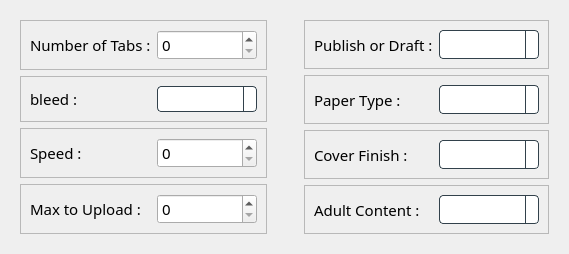
          <widget class="QFrame" name="Settings_Part">
           <property name="sizePolicy">
            <sizepolicy hsizetype="Preferred" vsizetype="Expanding">
             <horstretch>0</horstretch>
             <verstretch>0</verstretch>
            </sizepolicy>
           </property>
           <property name="styleSheet">
            <string notr="true">QComboBox {
  border: 1px solid #32414B;
  border-radius: 4px;
  selection-background-color: #1464A0;
  padding-left: 4px;
  padding-right: 36px;
  /* 4 + 16*2 See scrollbar size */
  /* Fixes #103, #111 */
  min-height: 1.5em;
  /* padding-top: 2px;     removed to fix #132 */
  /* padding-bottom: 2px;  removed to fix #132 */
  /* min-width: 75px;      removed to fix #109 */
  /* Needed to remove indicator - fix #132 */
}

QComboBox QAbstractItemView {
  border: 1px solid #32414B;
  border-radius: 0;
  background-color: #19232D;
  selection-background-color: #1464A0;
}

QComboBox QAbstractItemView:hover {
  background-color: #19232D;
  color: #F0F0F0;
}

QComboBox QAbstractItemView:selected {
  background: #1464A0;
  color: #32414B;
}

QComboBox QAbstractItemView:alternate {
  background: #19232D;
}

QComboBox:disabled {
  background-color: #19232D;
  color: #787878;
}

QComboBox:hover {
  border: 1px solid #148CD2;
}

QComboBox:focus {
  border: 1px solid #1464A0;
}

QComboBox:on {
  selection-background-color: #1464A0;
}

QComboBox::indicator {
  border: none;
  border-radius: 0;
  background-color: transparent;
  selection-background-color: transparent;
  color: transparent;
  selection-color: transparent;
  /* Needed to remove indicator - fix #132 */
}

QComboBox::indicator:alternate {
  background: #19232D;
}

QComboBox::item:alternate {
  background: #19232D;
}

QComboBox::item:checked {
  font-weight: bold;
}

QComboBox::item:selected {
  border: 0px solid transparent;
}

QComboBox::drop-down {
  subcontrol-origin: padding;
  subcontrol-position: top right;
  width: 12px;
  border-left: 1px solid #32414B;
}

QComboBox::down-arrow {
  image: url(&quot;:/qss_icons/rc/arrow_down_disabled.png&quot;);
  height: 8px;
  width: 8px;
}

QComboBox::down-arrow:on, QComboBox::down-arrow:hover, QComboBox::down-arrow:focus {
  image: url(&quot;:/qss_icons/rc/arrow_down.png&quot;);
}</string>
           </property>
           <property name="frameShape">
            <enum>QFrame::NoFrame</enum>
           </property>
           <property name="frameShadow">
            <enum>QFrame::Raised</enum>
           </property>
           <layout class="QHBoxLayout" name="horizontalLayout_10">
            <item>
             <widget class="QFrame" name="frame_2">
              <property name="sizePolicy">
               <sizepolicy hsizetype="Expanding" vsizetype="Preferred">
                <horstretch>0</horstretch>
                <verstretch>0</verstretch>
               </sizepolicy>
              </property>
              <property name="frameShape">
               <enum>QFrame::NoFrame</enum>
              </property>
              <property name="frameShadow">
               <enum>QFrame::Raised</enum>
              </property>
              <layout class="QVBoxLayout" name="verticalLayout_10">
               <item>
                <widget class="QFrame" name="frame_6">
                 <property name="frameShape">
                  <enum>QFrame::StyledPanel</enum>
                 </property>
                 <property name="frameShadow">
                  <enum>QFrame::Raised</enum>
                 </property>
                 <layout class="QHBoxLayout" name="horizontalLayout_11">
                  <item>
                   <widget class="QLabel" name="label_22">
                    <property name="font">
                     <font>
                      <family>Oswald</family>
                      <pointsize>11</pointsize>
                     </font>
                    </property>
                    <property name="text">
                     <string>Number of Tabs :</string>
                    </property>
                   </widget>
                  </item>
                  <item>
                   <widget class="QSpinBox" name="spinBox_3">
                    <property name="sizePolicy">
                     <sizepolicy hsizetype="Fixed" vsizetype="Preferred">
                      <horstretch>0</horstretch>
                      <verstretch>0</verstretch>
                     </sizepolicy>
                    </property>
                    <property name="minimumSize">
                     <size>
                      <width>100</width>
                      <height>0</height>
                     </size>
                    </property>
                    <property name="maximumSize">
                     <size>
                      <width>100</width>
                      <height>16777215</height>
                     </size>
                    </property>
                    <property name="font">
                     <font>
                      <family>Oswald</family>
                      <pointsize>11</pointsize>
                     </font>
                    </property>
                   </widget>
                  </item>
                 </layout>
                </widget>
               </item>
               <item>
                <widget class="QFrame" name="frame_9">
                 <property name="frameShape">
                  <enum>QFrame::StyledPanel</enum>
                 </property>
                 <property name="frameShadow">
                  <enum>QFrame::Raised</enum>
                 </property>
                 <layout class="QHBoxLayout" name="horizontalLayout_13">
                  <item>
                   <widget class="QLabel" name="label_25">
                    <property name="font">
                     <font>
                      <family>Oswald</family>
                      <pointsize>11</pointsize>
                     </font>
                    </property>
                    <property name="text">
                     <string>bleed :</string>
                    </property>
                   </widget>
                  </item>
                  <item>
                   <widget class="QComboBox" name="comboBox">
                    <property name="sizePolicy">
                     <sizepolicy hsizetype="Fixed" vsizetype="Preferred">
                      <horstretch>0</horstretch>
                      <verstretch>0</verstretch>
                     </sizepolicy>
                    </property>
                    <property name="minimumSize">
                     <size>
                      <width>100</width>
                      <height>22</height>
                     </size>
                    </property>
                    <property name="maximumSize">
                     <size>
                      <width>100</width>
                      <height>16777215</height>
                     </size>
                    </property>
                    <property name="font">
                     <font>
                      <family>Oswald</family>
                      <pointsize>11</pointsize>
                     </font>
                    </property>
                    <property name="styleSheet">
                     <string notr="true">QComboBox {
  border: 1px solid #32414B;
  border-radius: 4px;
  selection-background-color: #1464A0;
  padding-left: 4px;
  padding-right: 36px;
  /* 4 + 16*2 See scrollbar size */
  /* Fixes #103, #111 */
  min-height: 1.5em;
  /* padding-top: 2px;     removed to fix #132 */
  /* padding-bottom: 2px;  removed to fix #132 */
  /* min-width: 75px;      removed to fix #109 */
  /* Needed to remove indicator - fix #132 */
}

QComboBox QAbstractItemView {
  border: 1px solid #32414B;
  border-radius: 0;
  background-color: #19232D;
  selection-background-color: #1464A0;
}

QComboBox QAbstractItemView:hover {
  background-color: #19232D;
  color: #F0F0F0;
}

QComboBox QAbstractItemView:selected {
  background: #1464A0;
  color: #32414B;
}

QComboBox QAbstractItemView:alternate {
  background: #19232D;
}

QComboBox:disabled {
  background-color: #19232D;
  color: #787878;
}

QComboBox:hover {
  border: 1px solid #148CD2;
}

QComboBox:focus {
  border: 1px solid #1464A0;
}

QComboBox:on {
  selection-background-color: #1464A0;
}

QComboBox::indicator {
  border: none;
  border-radius: 0;
  background-color: transparent;
  selection-background-color: transparent;
  color: transparent;
  selection-color: transparent;
  /* Needed to remove indicator - fix #132 */
}

QComboBox::indicator:alternate {
  background: #19232D;
}

QComboBox::item:alternate {
  background: #19232D;
}

QComboBox::item:checked {
  font-weight: bold;
}

QComboBox::item:selected {
  border: 0px solid transparent;
}

QComboBox::drop-down {
  subcontrol-origin: padding;
  subcontrol-position: top right;
  width: 12px;
  border-left: 1px solid #32414B;
}

QComboBox::down-arrow {
  image: url(&quot;:/qss_icons/rc/arrow_down_disabled.png&quot;);
  height: 8px;
  width: 8px;
}

QComboBox::down-arrow:on, QComboBox::down-arrow:hover, QComboBox::down-arrow:focus {
  image: url(&quot;:/qss_icons/rc/arrow_down.png&quot;);
}</string>
                    </property>
                   </widget>
                  </item>
                 </layout>
                </widget>
               </item>
               <item>
                <widget class="QFrame" name="frame_8">
                 <property name="frameShape">
                  <enum>QFrame::StyledPanel</enum>
                 </property>
                 <property name="frameShadow">
                  <enum>QFrame::Raised</enum>
                 </property>
                 <layout class="QHBoxLayout" name="horizontalLayout_14">
                  <item>
                   <widget class="QLabel" name="label_24">
                    <property name="font">
                     <font>
                      <family>Oswald</family>
                      <pointsize>11</pointsize>
                     </font>
                    </property>
                    <property name="text">
                     <string>Speed :</string>
                    </property>
                   </widget>
                  </item>
                  <item>
                   <widget class="QSpinBox" name="spinBox">
                    <property name="sizePolicy">
                     <sizepolicy hsizetype="Fixed" vsizetype="Preferred">
                      <horstretch>0</horstretch>
                      <verstretch>0</verstretch>
                     </sizepolicy>
                    </property>
                    <property name="minimumSize">
                     <size>
                      <width>100</width>
                      <height>0</height>
                     </size>
                    </property>
                    <property name="maximumSize">
                     <size>
                      <width>100</width>
                      <height>16777215</height>
                     </size>
                    </property>
                    <property name="font">
                     <font>
                      <family>Oswald</family>
                      <pointsize>11</pointsize>
                     </font>
                    </property>
                   </widget>
                  </item>
                 </layout>
                </widget>
               </item>
               <item>
                <widget class="QFrame" name="frame_7">
                 <property name="frameShape">
                  <enum>QFrame::StyledPanel</enum>
                 </property>
                 <property name="frameShadow">
                  <enum>QFrame::Raised</enum>
                 </property>
                 <layout class="QHBoxLayout" name="horizontalLayout_12">
                  <item>
                   <widget class="QLabel" name="label_23">
                    <property name="font">
                     <font>
                      <family>Oswald</family>
                      <pointsize>11</pointsize>
                     </font>
                    </property>
                    <property name="text">
                     <string>Max to Upload :</string>
                    </property>
                   </widget>
                  </item>
                  <item>
                   <widget class="QSpinBox" name="spinBox_2">
                    <property name="sizePolicy">
                     <sizepolicy hsizetype="Fixed" vsizetype="Preferred">
                      <horstretch>0</horstretch>
                      <verstretch>0</verstretch>
                     </sizepolicy>
                    </property>
                    <property name="minimumSize">
                     <size>
                      <width>100</width>
                      <height>0</height>
                     </size>
                    </property>
                    <property name="maximumSize">
                     <size>
                      <width>100</width>
                      <height>16777215</height>
                     </size>
                    </property>
                    <property name="font">
                     <font>
                      <family>Oswald</family>
                      <pointsize>11</pointsize>
                     </font>
                    </property>
                   </widget>
                  </item>
                 </layout>
                </widget>
               </item>
              </layout>
             </widget>
            </item>
            <item>
             <widget class="QFrame" name="frame_3">
              <property name="sizePolicy">
               <sizepolicy hsizetype="Expanding" vsizetype="Preferred">
                <horstretch>0</horstretch>
                <verstretch>0</verstretch>
               </sizepolicy>
              </property>
              <property name="frameShape">
               <enum>QFrame::NoFrame</enum>
              </property>
              <property name="frameShadow">
               <enum>QFrame::Raised</enum>
              </property>
              <layout class="QVBoxLayout" name="verticalLayout_11">
               <property name="spacing">
                <number>0</number>
               </property>
               <property name="leftMargin">
                <number>0</number>
               </property>
               <property name="topMargin">
                <number>0</number>
               </property>
               <property name="rightMargin">
                <number>0</number>
               </property>
               <property name="bottomMargin">
                <number>0</number>
               </property>
               <item>
                <widget class="QLabel" name="label_26">
                 <property name="text">
                  <string/>
                 </property>
                 <property name="pixmap">
                  <pixmap resource="logo_wst.qrc">:/logowst/logo.png</pixmap>
                 </property>
                 <property name="scaledContents">
                  <bool>true</bool>
                 </property>
                </widget>
               </item>
              </layout>
             </widget>
            </item>
            <item>
             <widget class="QFrame" name="frame_4">
              <property name="frameShape">
               <enum>QFrame::NoFrame</enum>
              </property>
              <property name="frameShadow">
               <enum>QFrame::Raised</enum>
              </property>
              <layout class="QVBoxLayout" name="verticalLayout_8">
               <item>
                <widget class="QFrame" name="frame_12">
                 <property name="frameShape">
                  <enum>QFrame::StyledPanel</enum>
                 </property>
                 <property name="frameShadow">
                  <enum>QFrame::Raised</enum>
                 </property>
                 <layout class="QHBoxLayout" name="horizontalLayout_17">
                  <item>
                   <widget class="QLabel" name="label_32">
                    <property name="font">
                     <font>
                      <family>Oswald</family>
                      <pointsize>11</pointsize>
                     </font>
                    </property>
                    <property name="text">
                     <string>Publish or Draft :</string>
                    </property>
                   </widget>
                  </item>
                  <item>
                   <widget class="QComboBox" name="comboBox_2">
                    <property name="sizePolicy">
                     <sizepolicy hsizetype="Fixed" vsizetype="Preferred">
                      <horstretch>0</horstretch>
                      <verstretch>0</verstretch>
                     </sizepolicy>
                    </property>
                    <property name="minimumSize">
                     <size>
                      <width>100</width>
                      <height>22</height>
                     </size>
                    </property>
                    <property name="maximumSize">
                     <size>
                      <width>100</width>
                      <height>16777215</height>
                     </size>
                    </property>
                    <property name="font">
                     <font>
                      <family>Oswald</family>
                      <pointsize>11</pointsize>
                     </font>
                    </property>
                    <property name="currentText">
                     <string extracomment="ddd"/>
                    </property>
                    <property name="frame">
                     <bool>true</bool>
                    </property>
                   </widget>
                  </item>
                 </layout>
                </widget>
               </item>
               <item>
                <widget class="QFrame" name="frame_11">
                 <property name="frameShape">
                  <enum>QFrame::StyledPanel</enum>
                 </property>
                 <property name="frameShadow">
                  <enum>QFrame::Raised</enum>
                 </property>
                 <layout class="QHBoxLayout" name="horizontalLayout_16">
                  <item>
                   <widget class="QLabel" name="label_31">
                    <property name="font">
                     <font>
                      <family>Oswald</family>
                      <pointsize>11</pointsize>
                     </font>
                    </property>
                    <property name="text">
                     <string>Paper Type :</string>
                    </property>
                   </widget>
                  </item>
                  <item>
                   <widget class="QComboBox" name="comboBox_4">
                    <property name="sizePolicy">
                     <sizepolicy hsizetype="Fixed" vsizetype="Preferred">
                      <horstretch>0</horstretch>
                      <verstretch>0</verstretch>
                     </sizepolicy>
                    </property>
                    <property name="minimumSize">
                     <size>
                      <width>100</width>
                      <height>22</height>
                     </size>
                    </property>
                    <property name="maximumSize">
                     <size>
                      <width>100</width>
                      <height>16777215</height>
                     </size>
                    </property>
                    <property name="font">
                     <font>
                      <family>Oswald</family>
                     </font>
                    </property>
                   </widget>
                  </item>
                 </layout>
                </widget>
               </item>
               <item>
                <widget class="QFrame" name="frame_10">
                 <property name="frameShape">
                  <enum>QFrame::StyledPanel</enum>
                 </property>
                 <property name="frameShadow">
                  <enum>QFrame::Raised</enum>
                 </property>
                 <layout class="QHBoxLayout" name="horizontalLayout_15">
                  <item>
                   <widget class="QLabel" name="label_30">
                    <property name="font">
                     <font>
                      <family>Oswald</family>
                      <pointsize>11</pointsize>
                     </font>
                    </property>
                    <property name="text">
                     <string>Cover Finish :</string>
                    </property>
                   </widget>
                  </item>
                  <item>
                   <widget class="QComboBox" name="comboBox_5">
                    <property name="sizePolicy">
                     <sizepolicy hsizetype="Fixed" vsizetype="Preferred">
                      <horstretch>0</horstretch>
                      <verstretch>0</verstretch>
                     </sizepolicy>
                    </property>
                    <property name="minimumSize">
                     <size>
                      <width>100</width>
                      <height>22</height>
                     </size>
                    </property>
                    <property name="maximumSize">
                     <size>
                      <width>100</width>
                      <height>16777215</height>
                     </size>
                    </property>
                    <property name="font">
                     <font>
                      <family>Oswald</family>
                      <pointsize>11</pointsize>
                     </font>
                    </property>
                   </widget>
                  </item>
                 </layout>
                </widget>
               </item>
               <item>
                <widget class="QFrame" name="frame_5">
                 <property name="frameShape">
                  <enum>QFrame::StyledPanel</enum>
                 </property>
                 <property name="frameShadow">
                  <enum>QFrame::Raised</enum>
                 </property>
                 <layout class="QHBoxLayout" name="horizontalLayout_18">
                  <item>
                   <widget class="QLabel" name="label_33">
                    <property name="font">
                     <font>
                      <family>Oswald</family>
                      <pointsize>11</pointsize>
                     </font>
                    </property>
                    <property name="text">
                     <string>Adult Content :</string>
                    </property>
                   </widget>
                  </item>
                  <item>
                   <widget class="QComboBox" name="comboBox_3">
                    <property name="sizePolicy">
                     <sizepolicy hsizetype="Fixed" vsizetype="Preferred">
                      <horstretch>0</horstretch>
                      <verstretch>0</verstretch>
                     </sizepolicy>
                    </property>
                    <property name="minimumSize">
                     <size>
                      <width>100</width>
                      <height>22</height>
                     </size>
                    </property>
                    <property name="maximumSize">
                     <size>
                      <width>100</width>
                      <height>16777215</height>
                     </size>
                    </property>
                    <property name="font">
                     <font>
                      <family>Oswald</family>
                      <pointsize>11</pointsize>
                     </font>
                    </property>
                   </widget>
                  </item>
                 </layout>
                </widget>
               </item>
              </layout>
             </widget>
            </item>
           </layout>
          </widget>
